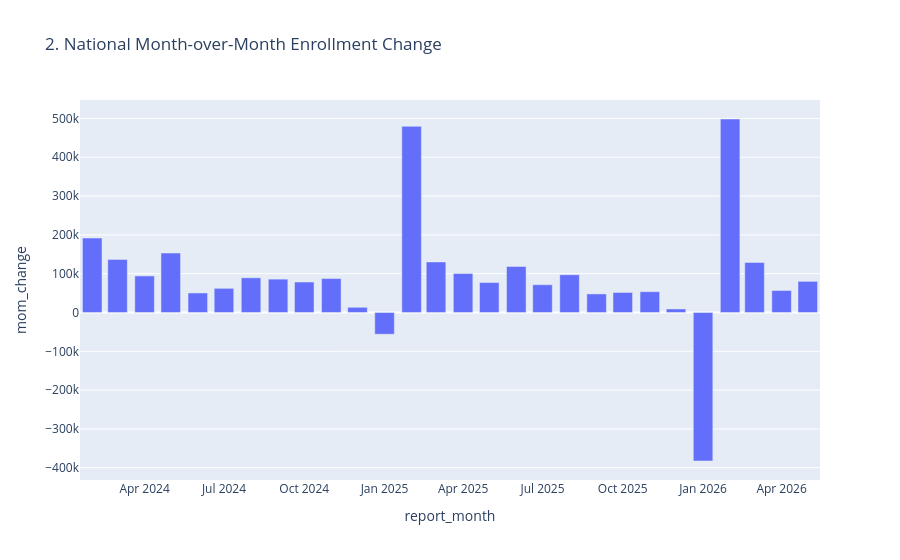

This figure's notebook cell:
### Markdown cell above
### Graph 2: National Month-over-Month Change

Elements: x-axis is month; y-axis is absolute enrollment change from the previous month.

Why: forecasting models need to know whether changes are smooth or jumpy.

### Code cell
explain(
    "National Month-over-Month Change",
    "Bars above zero = growth; bars below zero = decline; height = enrollment change from prior month.",
    "Large bars indicate periods that may dominate model fit or require explanation in the dashboard.",
)
fig = px.bar(monthly.dropna(subset=["mom_change"]), x="report_month", y="mom_change", title="2. National Month-over-Month Enrollment Change")
fig.show()

### Figure 1 — Plotly figure (JSON) as saved in the notebook; plotly's stock layout.template omitted (floating-point values rounded to 4 significant figures)
{"data": [{"hovertemplate": "report_month=%{x}<br>mom_change=%{y}<extra></extra>", "legendgroup": "", "marker": {"color": "#636efa", "pattern": {"shape": ""}}, "name": "", "orientation": "v", "showlegend": false, "textposition": "auto", "type": "bar", "x": ["2024-02-01T00:00:00.000000", "2024-03-01T00:00:00.000000", "2024-04-01T00:00:00.000000", "2024-05-01T00:00:00.000000", "2024-06-01T00:00:00.000000", "2024-07-01T00:00:00.000000", "2024-08-01T00:00:00.000000", "2024-09-01T00:00:00.000000", "2024-10-01T00:00:00.000000", "2024-11-01T00:00:00.000000", "2024-12-01T00:00:00.000000", "2025-01-01T00:00:00.000000", "2025-02-01T00:00:00.000000", "2025-03-01T00:00:00.000000", "2025-04-01T00:00:00.000000", "2025-05-01T00:00:00.000000", "2025-06-01T00:00:00.000000", "2025-07-01T00:00:00.000000", "2025-08-01T00:00:00.000000", "2025-09-01T00:00:00.000000", "2025-10-01T00:00:00.000000", "2025-11-01T00:00:00.000000", "2025-12-01T00:00:00.000000", "2026-01-01T00:00:00.000000", "2026-02-01T00:00:00.000000", "2026-03-01T00:00:00.000000", "2026-04-01T00:00:00.000000", "2026-05-01T00:00:00.000000"], "xaxis": "x", "y": [191800.0, 136800.0, 94200.0, 153300.0, 50340.0, 62250.0, 89380.0, 85950.0, 78580.0, 87430.0, 13400.0, -55940.0, 479700.0, 130200.0, 100400.0, 77190.0, 118800.0, 71570.0, 97220.0, 47830.0, 51580.0, 53570.0, 9099.0, -382700.0, 498600.0, 128900.0, 56640.0, 80240.0], "yaxis": "y"}], "layout": {"barmode": "relative", "legend": {"tracegroupgap": 0}, "title": {"text": "2. National Month-over-Month Enrollment Change"}, "xaxis": {"anchor": "y", "domain": [0.0, 1.0], "title": {"text": "report_month"}}, "yaxis": {"anchor": "x", "domain": [0.0, 1.0], "title": {"text": "mom_change"}}}}
